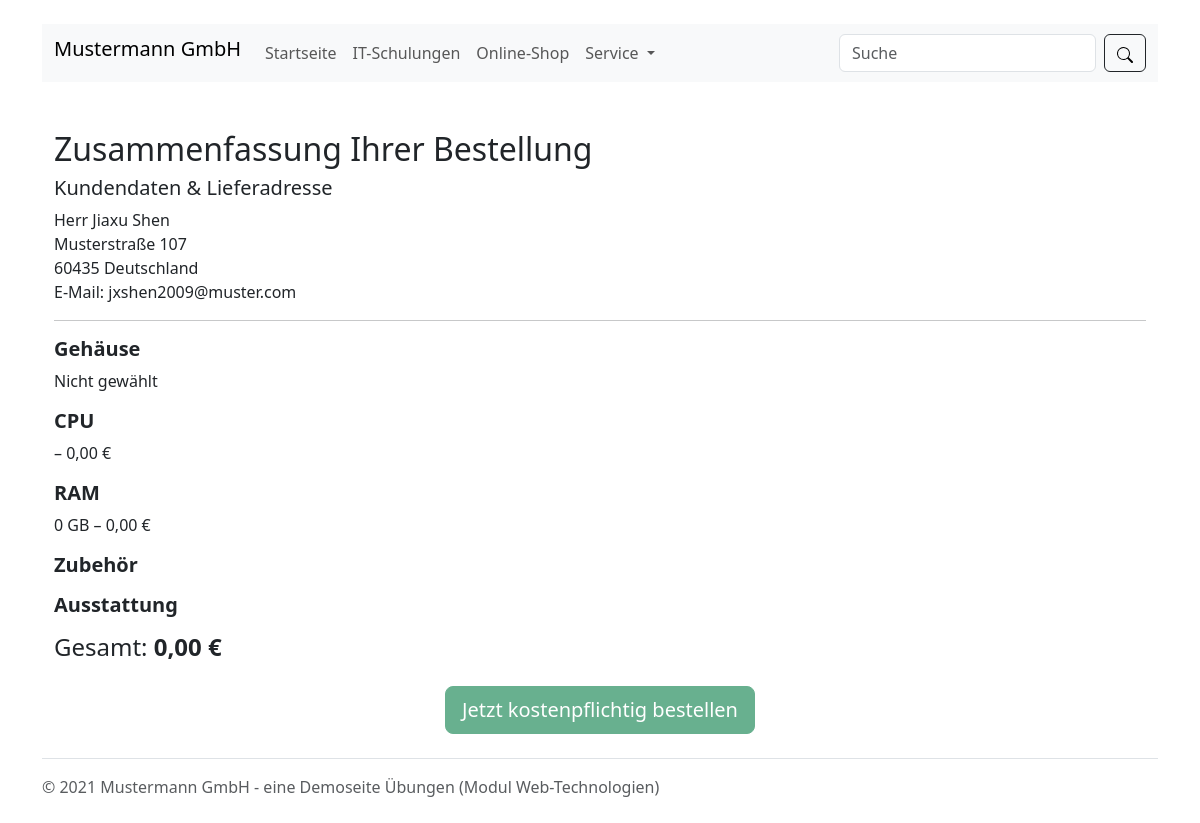
The page /zusammenfassung.php (signed in) on the database its author committed.
### tables this page shows
CREATE TABLE `users` (
  `id` int(11) NOT NULL,
  `anrede` varchar(10) NOT NULL,
  `vorname` varchar(100) NOT NULL,
  `nachname` varchar(100) NOT NULL,
  `email` varchar(255) NOT NULL,
  `firma` varchar(255) DEFAULT NULL,
  `strasse` varchar(255) NOT NULL,
  `plz` varchar(5) NOT NULL,
  `passwort` varchar(255) NOT NULL,
  `erstellt_am` timestamp NOT NULL DEFAULT current_timestamp()
);

### zusammenfassung.php (the view, shortened to what this page needs)
<!doctype html>
<html lang="de">
  <head>
    <link href="bootstrap5.3/css/bootstrap.min.css" rel="stylesheet">
  </head>
  <body>
<main>
  <div class="container py-4">
    <nav class="navbar navbar-expand-lg navbar-light bg-light">
      <div class="container-fluid">
        <span class="navbar-brand h1">Mustermann GmbH</span>
        <div class="collapse navbar-collapse" id="navbarSupportedContent">
          <ul class="navbar-nav me-auto mb-2 mb-lg-0">
            <li class="nav-item">
              <a class="nav-link" aria-current="page" href="index.html">Startseite</a>
            </li>
            <li class="nav-item">
              <a class="nav-link" href="#">IT-Schulungen</a>
            </li>
            <li class="nav-item">
              <a class="nav-link" href="#">Online-Shop</a>
            </li>
            <li class="nav-item dropdown">
              <a class="nav-link dropdown-toggle" href="#" id="navbarDropdown" role="button" data-bs-toggle="dropdown" aria-expanded="false">
                Service
              </a>
            </li>
          </ul>
          <form class="d-flex">
            <input class="form-control me-2" type="search" placeholder="Suche" aria-label="Search">
            <button class="btn btn-outline-dark" type="submit">
              <img src="bootstrap5.3/icons/search.svg">
            </button>
          </form>
        </div>
      </div>
    </nav>
<?php
$conn = new mysqli("localhost", "root", "", "mustermann");
$conn->set_charset("utf8");
$user_id  = $_SESSION['user_id'] ?? 0;
$cpu_id   = $_SESSION['cpu_id'] ?? null;
$ram      = $_SESSION['ram'] ?? 0;
$gehäuse  = $_SESSION['gehäuse'] ?? 'Nicht gewählt';
$stmt = $conn->prepare("SELECT modell, preis FROM cpus WHERE id = ?");
$stmt->bind_param("i", $cpu_id);
$stmt->execute();
$stmt->bind_result($cpu_modell, $cpu_preis);
$ram_preis = $ram * 0.80;
$zubehoer_summe = 0;
$ausstattung_summe = 0;
$gesamtpreis = $cpu_preis + $ram_preis + $zubehoer_summe + $ausstattung_summe;
$stmt = $conn->prepare("SELECT anrede, vorname, nachname, email, firma, strasse, plz FROM users WHERE id = ?");
$stmt->bind_param("i", $user_id);
$stmt->execute();
$stmt->bind_result($anrede, $vorname, $nachname, $email, $firma, $strasse, $plz);
?>
<!DOCTYPE html>
<html lang="de">
<head>
  <link href="bootstrap5.3/css/bootstrap.min.css" rel="stylesheet">
</head>
<body>
<div class="container mt-5">
  <h2>Zusammenfassung Ihrer Bestellung</h2>
  <h5>Kundendaten & Lieferadresse</h5>
  <p>
    <?= htmlspecialchars($anrede) ?> <?= htmlspecialchars($vorname) ?> <?= htmlspecialchars($nachname) ?><br>
    <?= htmlspecialchars($strasse) ?><br>
    <?= htmlspecialchars($plz) ?> Deutschland<br>
    E-Mail: <?= htmlspecialchars($email) ?>
  </p>
  <hr>
  <h5><strong>Gehäuse</strong></h5>
  <p><?= htmlspecialchars($gehäuse) ?></p>
  <h5><strong>CPU</strong></h5>
  <p><?= htmlspecialchars($cpu_modell) ?> – <?= number_format($cpu_preis, 2, ',', '.') ?> €</p>
  <h5><strong>RAM</strong></h5>
  <p><?= $ram ?> GB – <?= number_format($ram_preis, 2, ',', '.') ?> €</p>
  <h5><strong>Zubehör</strong></h5>
  <h5><strong>Ausstattung</strong></h5>
  <h4>Gesamt: <strong><?= number_format($gesamtpreis, 2, ',', '.') ?> €</strong></h4>
  <div class="mt-4 text-center">
    <button class="btn btn-success btn-lg" disabled>Jetzt kostenpflichtig bestellen</button>
  </div>
</div>
<footer class="pt-3 mt-4 text-muted border-top">
      &copy; 2021 Mustermann GmbH - eine Demoseite Übungen (Modul Web-Technologien)
    </footer>
</body>
</html>

### rows shown on the page
users: anrede "Herr", vorname "Jiaxu", nachname "Shen", strasse "Musterstraße 107", plz "60435", email "jxshen2009@muster.com"

### other values the page prints
$gehäuse "Nicht gewählt"
$cpu_preis "0,00"
$ram "0"
$ram_preis "0,00"
$gesamtpreis "0,00"
